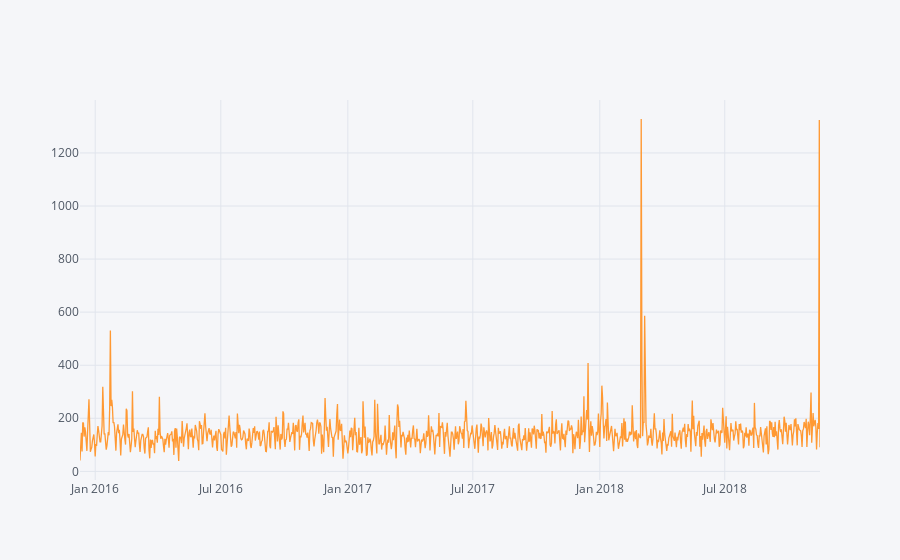

Notebook cell for this chart:
### Markdown cell above
## 911 calls for Traffic

### Code cell
df[df['Reason']=='Traffic'].groupby('Date').count()['lat'].iplot(kind='line')

### Figure 1 — Plotly figure (JSON) as saved in the notebook; plotly's stock layout.template omitted (floating-point values rounded to 4 significant figures; data arrays with more than 128 entries replaced by an {"elided": "..."} marker saying what was removed)
{"data": [{"line": {"color": "rgba(255, 153, 51, 1.0)", "dash": "solid", "shape": "linear", "width": 1.3}, "mode": "lines", "name": "lat", "text": "", "type": "scatter", "uid": "1235fab4-28eb-4752-981b-a946c444a444", "x": {"elided": "1073 str values"}, "y": {"elided": "1073 int values"}}], "layout": {"legend": {"bgcolor": "#F5F6F9", "font": {"color": "#4D5663"}}, "paper_bgcolor": "#F5F6F9", "plot_bgcolor": "#F5F6F9", "title": {"font": {"color": "#4D5663"}}, "xaxis": {"gridcolor": "#E1E5ED", "showgrid": true, "tickfont": {"color": "#4D5663"}, "title": {"font": {"color": "#4D5663"}, "text": ""}, "zerolinecolor": "#E1E5ED"}, "yaxis": {"gridcolor": "#E1E5ED", "showgrid": true, "tickfont": {"color": "#4D5663"}, "title": {"font": {"color": "#4D5663"}, "text": ""}, "zerolinecolor": "#E1E5ED"}}}
